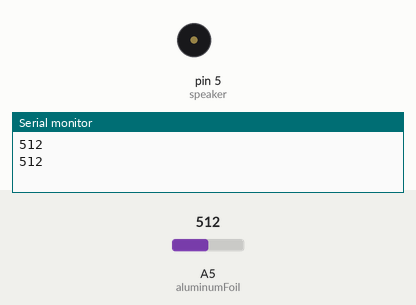
Recording of a sketch running on a simulated Arduino Uno, built with avr-gcc and run on an emulated ATmega328P. Parts: buzzer (waves = sounding), the last lines printed to the serial monitor. The inputs (shaded band) are chosen by the test bench; at power-on: A5 (aluminumFoil) = 512.

Above: at 1.62 s.
1.9 s: A5 (aluminumFoil) set to 991
5.4 s: A5 (aluminumFoil) set to 1009
At 5.47 s:
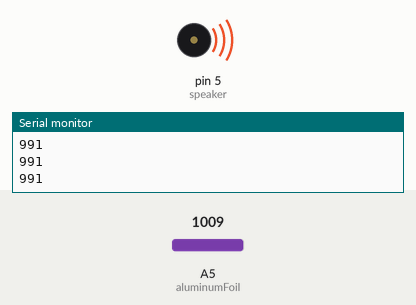
6.9 s: A5 (aluminumFoil) set to 990
At 7.88 s:
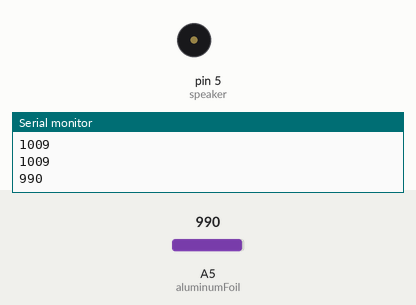
Timing chart, 0 to 16.4 s (numbered marks = the images above; inputs shaded):
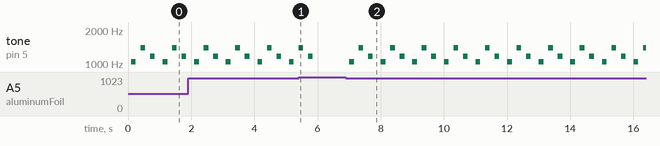

Measured:
- the behaviour switches between 1000 and 1001 on A5 (aluminumFoil) (found by bisection; images 0 and 1)
- after the input at 5.4 s, tone on pin 5 (speaker): goes on until 5.9 s, then stays silent
- after the input at 6.9 s, tone on pin 5 (speaker): silent → 1046 Hz after 0.11 s, then repeats every 1.0 s: silent 0.15 s, 1397 Hz 0.15 s, silent 0.15 s, 1175 Hz 0.15 s, silent 0.25 s, 1046 Hz 0.15 s
- by itself, tone on pin 5 (speaker): repeats every 1.0 s: silent 0.15 s, 1397 Hz 0.15 s, silent 0.15 s, 1175 Hz 0.15 s, silent 0.25 s, 1046 Hz 0.15 s

The sketch:

November_Project_Tree_Play.ino
```cpp
int speaker = 5;
int aluminumFoil = A5;
int sensorValue;

//notes
int C = 1046;
int D = 1175;
int E = 1319;
int F = 1397;
int G = 1568;
int A = 1760;
int B = 1976;
int C1 = 2093;

void setup() {

  pinMode(speaker, OUTPUT);
  pinMode(aluminumFoil, INPUT);
  digitalWrite(aluminumFoil, HIGH);  //initializes the sensor
  Serial.begin(9600);    //initialize serial port. 9600 is the Arduino stardard communication speed. Tells lilypad to talk to computer at the speed of 9600 bits per second.
}

void loop() {
  sensorValue = analogRead(aluminumFoil);
  Serial.println(sensorValue);  //send sensorValue to computer
  delay(100);  //delay 1/10 of a second. This keeps the computer from crashing when you use println.
  if (sensorValue>1000)
  {

  }
  else
  {
    song();
  }
}


void MakeNote(int NoteNumber, int duration)
{
  // "stacatto" note, on for 1/2 of duration, off for 1/2 of duration
  tone(speaker, NoteNumber);
  delay(duration/2);
  noTone(speaker);
  delay(duration/2);
}

void MakeRest(int duration)
{
  noTone(speaker);
  delay(duration);
}

void song(int duration)
{
  MakeNote(C, duration);
  MakeNote(F ,duration);
  MakeNote(D, duration);
}

void song()
{
  int duration = 300; // Change the number here to make the song faster or slower.
  song(duration);
}
```
